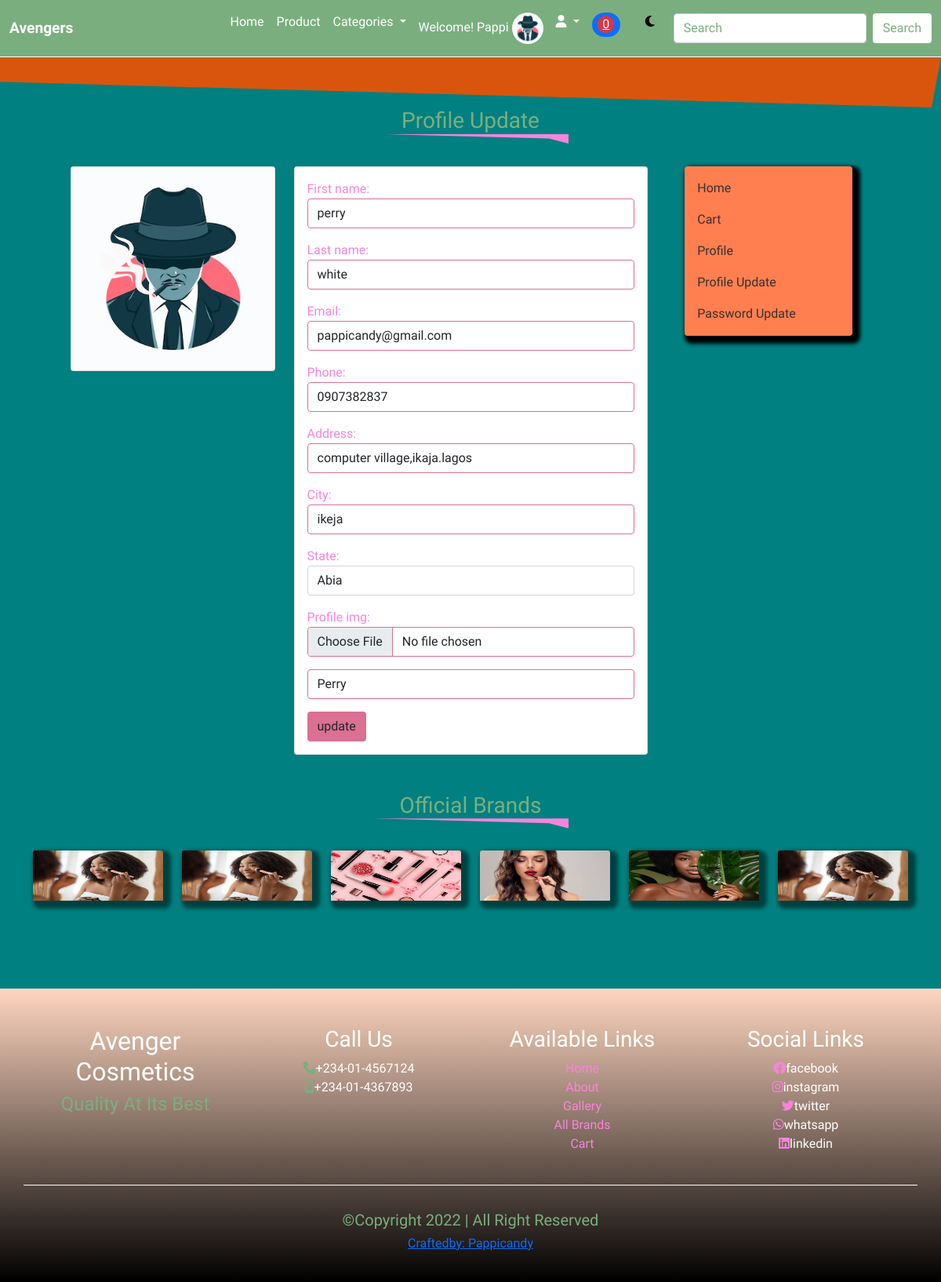
Screenshot of /profile_update (signed in) with the database file from the repository.
### account/models.py (models this page shows)
class Profile(models.Model):
    user = models.OneToOneField(User, on_delete=models.CASCADE)
    first_name = models.CharField(max_length=50)
    last_name = models.CharField(max_length=50)
    email = models.EmailField(max_length=50)
    phone = models.CharField(max_length=20)
    address = models.CharField(max_length=250)
    city = models.CharField(max_length=250)
    state = models.CharField(max_length=250)
    profile_img = models.ImageField(upload_to='profile', default='profile/mysterious-mafia-man-smoking-cigarette_52683-34828.webp')
    class Meta:
        db_table = 'profile'
        managed =True
        verbose_name = 'Profiles'
        verbose_name_plural = 'Profile'

### mainapp/views.py (the view, shortened to what this page needs)
# urls.py: path('profile_update',profile_update, name = 'profile_update'),
def profile_update(request):
    profile = Profile.objects.get(user__username = request.user.username)
    update = ProfileForm(instance=request.user.profile)#instatiate the profile update form for a GET request
    context ={
        'profile':profile,
        'update':update,
    }
    return render(request, 'profile_update.html', context)

### account/forms.py
class ProfileForm(forms.ModelForm):
    class Meta:
        model = Profile
        fields = ('first_name','last_name','email','phone','address','city','state','profile_img')
        widgets ={
            'first_name': forms.TextInput(attrs={'class':'form-control', 'placeholder':'Enter First Name'}),
            'last_name': forms.TextInput(attrs={'class':'form-control', 'placeholder':'Enter Last Name'}),
            'email': forms.EmailInput(attrs={'class':'form-control', 'placeholder':'Enter Email Address'}),
            'phone': forms.TextInput(attrs={'class':'form-control', 'placeholder':'Enter Phone Number'}),
            'address': forms.TextInput(attrs={'class':'form-control', 'placeholder':'Enter Address'}),
            'city': forms.TextInput(attrs={'class':'form-control', 'placeholder':'Enter City'}),
            'state': forms.Select(attrs={'class':'form-control', 'placeholder':'Enter State'}, choices=STATE),
            'profile_img': forms.FileInput(attrs={'class':'form-control'})
        }

### mainapp/context_processor.py (called while the page is built)
def catedropdown(request):
    categories = Category.objects.all()
    context ={
        'categories':categories
    }
    return context

def itemcount(request):
    item_count = Shopcart.objects.filter(user__username= request.user.username, paid=False)
    cart_counter = 0
    for item in item_count:
        cart_counter += item.item_carted
    context ={
        'cart_counter':cart_counter
    }
    return context

### mainapp/templates/profile_update.html (shortened to what this page needs)
 {% extends 'base.html' %}
 {% block header %}{% include "header.html" %}{% endblock header %}
{% block content %}
<div class="content">
  <div class="profile">
    <div class="container">
      <h3 class="title">profile update</h3>
      <div class="row justify-content-center gy-5">
        <div class="col-1 col-sm-2 col-md-2 col-lg-3 order-lg-0 d-none d-lg-block">
          <div class="card newimg">
            <img src="{{profile.profile_img.url}}" alt="">
          </div>
        </div>
        <div class="col-8 col-sm-8 col-md-7 col-lg-5 order-0 order-lg-1">
          <div class="card">
            <div class="card-body">
              <div class="address">
                <form action="{% url 'profile_update' %}" method="POST" enctype="multipart/form-data" >
                  <div class="mb-3">
                    {{update.as_p}}
                    <input type="text" value="{{profile.first_name|title}}" class="form-control" id="exampleInputText1" aria-describedby="textHelp">
                  </div>
                  <button type="submit" class="btn">update</button>
                </form>
              </div>
            </div>
          </div>
        </div>
        <div class="col-8 col-sm-8 col-md-5  col-lg-3 order-1 order-lg-2 advert">
           <div class="row justify-content-center">
            <div class="col-12 col-lg-10 mb-4">
              <div class="card">
                <div class="card-body purple">
                  <p class="card-text"><a href="#">home</a></p>
                  <p class="card-text"><a href="#">cart</a></p>
                  <p class="card-text"><a href="#">profile</a></p>
                  <p class="card-text"><a href="#">profile update</a></p>
                  <p class="card-text"><a href="{% url 'profile_password' %}">password update</a></p>
                </div>
               </div>
            </div>
           </div>
        </div>
      </div>
    </div>
  </div>
</div>
  {% include "brands.html" %}
{% endblock content %}
{% block footer %}{% include "footer.html" %}{% endblock footer %}

### mainapp/templates/header.html (shortened to what this page needs)
<nav class="navbar navbar-expand-lg sticky-top our_border" data-aos="fade-down" data-aos-duration="3000">
    <div class="container-fluid">
      <a class="navbar-brand" href="/index.html">Avengers</a>
      <div class="collapse navbar-collapse" id="navbarSupportedContent">
        <ul class="navbar-nav ms-auto mb-2 mb-lg-0">
          <li class="nav-item">
            <a class="nav-link active" aria-current="page" href="{% url 'index' %}">Home</a>
          </li>
          <li class="nav-item">
            <a class="nav-link" href="{% url 'product' %}">product</a>
          </li>
          <li class="nav-item dropdown">
            <a class="nav-link dropdown-toggle" href="#" id="navbarDropdown" role="button" data-bs-toggle="dropdown" aria-expanded="false">
              categories
            </a>
          </li>
          <li class="nav-item">
            {% if request.user.is_authenticated %}
              {% if user.first_name %}
              <a class="nav-link" href="{% url 'profile' %}">Welcome! {{user.first_name}}
                <img src="{{user.profile.profile_img.url}}" style="width:40px;border-radius:100%;">
              </a>
              {% else %}
              <a class="nav-link" href="{% url 'profile' %}">Welcome! {{user.username}}
                <img src="{{user.profile.profile_img.url}}" style="width:40px;border-radius:100%;">
              </a>
              {% endif %}
            {% endif %}
          </li>
          <li class="nav-item dropdown">
            <a class="nav-link dropdown-toggle" href="#" id="navbarDropdown" role="button" data-bs-toggle="dropdown" aria-expanded="false">
              <i class="fa-solid fa-user"></i>
            </a>
          </li>
          <li class="nav-item me-3">
            <div class="nav-link  ">
            <span class="badge rounded-pill bg-primary">
              {% if cart_counter > 0 %}
              <span class="badge rounded-pill bg-sucess text-white"><a href="% url 'cart' %}">{{cart_counter}}</a></span>
              {% else %}
              <span class="badge rounded-pill bg-danger text-white"><a href="% url 'cart' %}">0</a></span>
              {% endif %}
            </span>
          </div>
          </li>
          <li class="nav-item me-3">
            <a  class="nav-link">
                 <div class="modemoon">
                  <i class="fa-solid fa-moon"></i>
                 </div>
            </a>
          </li>
        </ul>
        <form class="d-flex">
          <input class="form-control me-2" type="search" placeholder="Search" aria-label="Search">
          <button class="btn search_btn" type="submit">Search</button>
        </form>
      </div>
    </div>
  </nav>

### mainapp/static/style.css (style rules this page uses)
* { margin: 0; padding: 0; box-sizing: border-box; }
:root { --main-bg: #7BAE7F; --header: white; --footer: linear-gradient(to top, black, #ffd6c0); --header-tg: #f784dc; --emma: pink; --h1: 2rem; --a:1rem; --a-weight:500; --mix: linear-gradient( plum, red); --body: white; --hero-bg: #ffdac5; --xs-h1:1.2rem; --moon-sun: black; --ola-title:var(--main-bg) }
body { background: var(--body); font-family: 'Oleo Script Swash Caps', cursive; }
.modemoon .fa-solid { color:var(--moon-sun) }
.navbar { background: var(--main-bg); }
.navbar .navbar-brand { color: var(--header); text-transform: capitalize; font-weight: 900; font-size: var(--h1); }
#navbarSupportedContent a { color: var(--header); text-transform: capitalize; font-weight: var(--a-weight); font-size: var(--a); }
.navbar input[type="search"] { color: var(--main-bg); }
.navbar input[type="search"]::placeholder { color:var(--main-bg) }
.navbar .search_btn { background: var(--header); color:var(--main-bg); font-size: var(--a); font-weight: var(--a-weight); }
.our_border { border-bottom: 1px solid white; }
.content p { color:var(--header-tg); font-weight: var(--a-weight); }
.title { color:var(--ola-title); font-weight: var(--a-weight); text-align: center; margin-bottom: 1rem; text-transform: capitalize; }
@media (max-width:1200px) { body { background: teal; } }
.navbar .navbar-brand { font-size:var(--xs-h1); }
.address label { color: #f784dc; }
.address input { border: 1px solid palevioletred; }
.address .btn { background: palevioletred; }
.profile .title::after { content: ""; background: var(--header-tg); display: block; height: 25px; width: 250px; margin-left: auto; margin-right: auto; clip-path:polygon(100% 0,100% 50%, 90% 24%, 0 0) ; }
.advert .card { border: none; box-shadow: 5px 5px 5px 5px black; background: coral ; }
.card .purple a { text-decoration: none; color: rgb(57, 48, 48); text-transform: capitalize; transition: 0.2s; }
.profile .card { transition: 0.5s ease; }

### rows the page displays
Profile: profile_img (picture), first_name "perry", last_name "white", email "pappicandy@gmail.com", phone "0907382837", address "computer village,ikaja.lagos", city "ikeja", state "Abia", first_name "Perry"

### other values shown
{{ user.first_name }} "Pappi"
